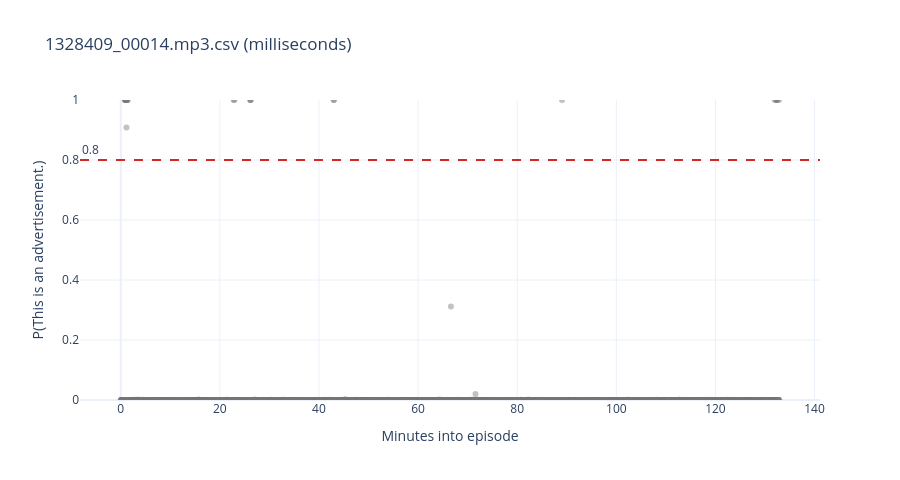

Notebook cell for this chart:
### Code cell
# scored = sorted(Path(OUTPUT_ROOT).glob("**/*.csv"))
output_path = Path(OUTPUT_ROOT) / '1328409/1328409_00014.mp3.csv'
# output_path = Path(OUTPUT_ROOT) / '49870/49870_00217.mp3.csv'
# output_path = Path(OUTPUT_ROOT) / '1017776/1017776_00002.mp3.csv'
# output_path = Path(OUTPUT_ROOT) / '5951054/5951054_00018.mp3.csv'
# plot_ad_scores(output_path, smooth_lines=25)
plot_ad_scores(output_path, smooth_lines=0)

### Figure 1 — Plotly figure (JSON) as saved in the notebook; plotly's stock layout.template omitted (floating-point values rounded to 4 significant figures; data arrays with more than 128 entries replaced by an {"elided": "..."} marker saying what was removed)
{"data": [{"hovertemplate": "%{x:.2f} min<br>score=%{y:.3f}<br>%{text}<extra></extra>", "marker": {"color": "rgba(120,120,120,0.45)", "size": 6}, "mode": "markers", "name": "Line score", "text": {"elided": "3572 str values"}, "type": "scatter", "x": {"elided": "3572 float values"}, "y": {"elided": "3572 float values"}}], "layout": {"annotations": [{"showarrow": false, "text": "0.8", "x": 0, "xanchor": "left", "xref": "x domain", "y": 0.8, "yanchor": "bottom", "yref": "y"}], "height": 480, "legend": {"orientation": "h", "x": 0, "y": 1.02, "yanchor": "bottom"}, "shapes": [{"line": {"color": "#d62728", "dash": "dash"}, "type": "line", "x0": 0, "x1": 1, "xref": "x domain", "y0": 0.8, "y1": 0.8, "yref": "y"}], "title": {"text": "1328409_00014.mp3.csv (milliseconds)"}, "xaxis": {"title": {"text": "Minutes into episode"}}, "yaxis": {"range": [0, 1], "title": {"text": "P(This is an advertisement.)"}}}}
